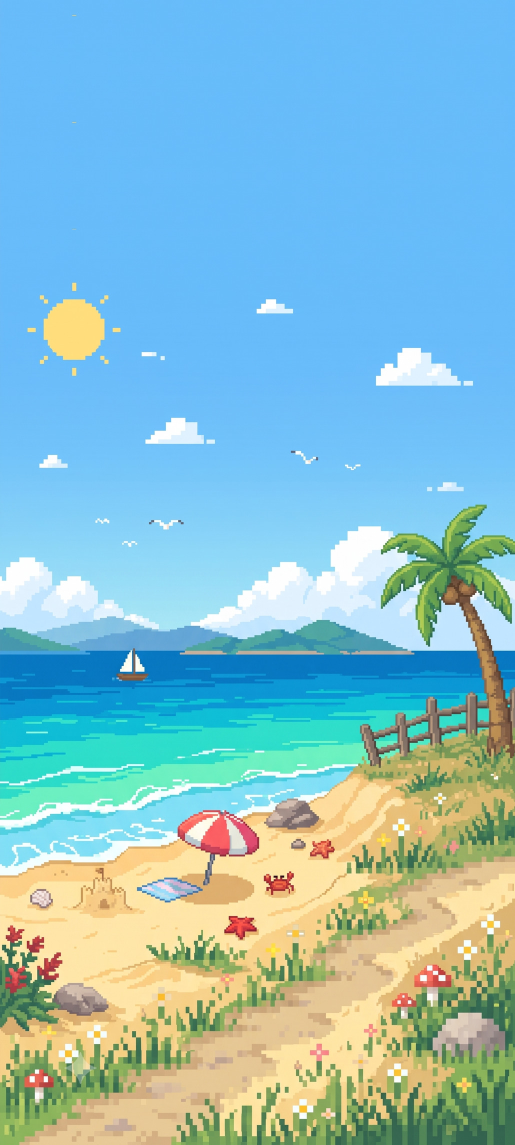
#> input picture src/assets/images/shop/beach/bg_beach_0.jpg, 1030 x 2289 px (shown at 1/2 size); its folder holds only this picture in this run
$ python scene-tone.py
#> lines starting #> are read from the running program, lines starting #| are printed output that depends on the picture
#!/usr/bin/env python3
"""
상점 테마 배경(shop/*/bg_*.jpg)의 윗부분 밝기를 재서, 어두운 배경 목록을
src/data/sceneTone.generated.ts 로 만든다. 마이페이지처럼 배경 위에 글자·아이콘을 올리는
화면이 이 목록을 보고 글자색을 자동으로 흰색으로 바꾼다.

배경 그림을 새로 넣거나 바꾸면 한 번 다시 돌린다:  python3 scripts/scene-tone.py
(Pillow 필요: pip install pillow)
"""
import glob
import os

from PIL import Image

ROOT = os.path.join(os.path.dirname(__file__), '..')
IMAGES = os.path.join(ROOT, 'src', 'assets', 'images')
OUT = os.path.join(ROOT, 'src', 'data', 'sceneTone.generated.ts')
# 헤더가 올라가는 윗부분(세로 30%)의 평균 밝기(0~255)가 이보다 낮으면 어두운 배경
TOP_RATIO = 0.3
DARK_BELOW = 100

dark = []
for path in sorted(glob.glob(os.path.join(IMAGES, 'shop', '*', 'bg_*.jpg'))):
    im = Image.open(path).convert('L')
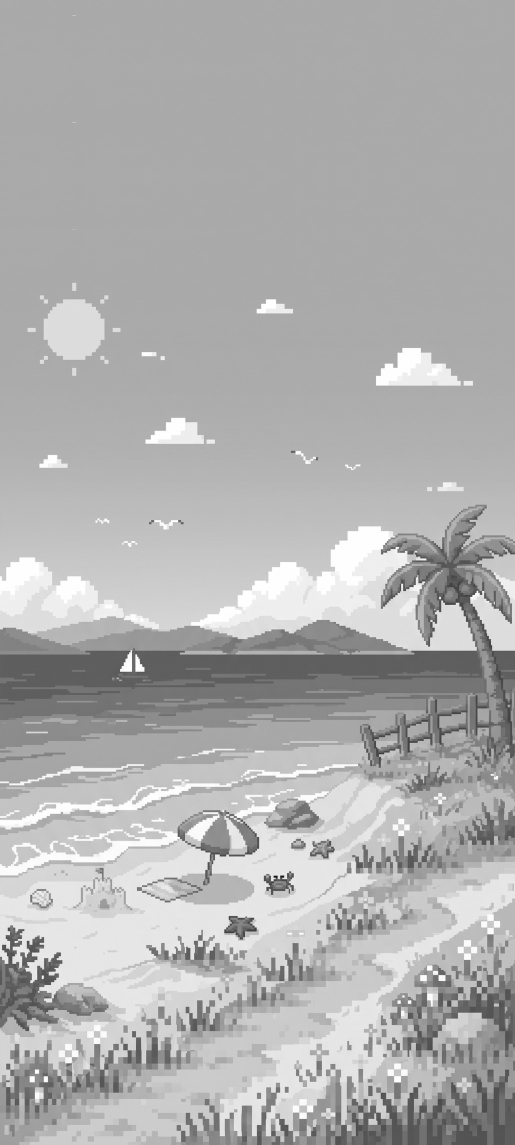
#> im: PIL image 1030x2289 L (shown at 1/2 size); min 8, max 255, mean 175.6
    w, h = im.size
#> w = 1030; h = 2289
    top = im.crop((0, 0, w, int(h * TOP_RATIO))).resize((50, 20))
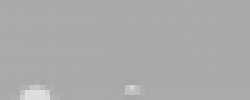
#> top: PIL image 50x20 L (shown 5 times larger); min 166, max 222, mean 170.1
    px = list(top.tobytes())
#> px = 1000 values, max 222 at index 906, min 166 at index 826, mean 170.1
    mean = sum(px) / len(px)
#> mean = 170.1
    rel = os.path.relpath(path, os.path.join(ROOT, 'src', 'data')).replace(os.sep, '/')
    print(f'{mean:6.1f}  {"어두움" if mean < DARK_BELOW else "밝음 "}  {rel}')
#|  170.1  밝음   ../assets/images/shop/beach/bg_beach_0.jpg
    if mean < DARK_BELOW:
        dark.append(rel)
#> pass 2 of the loop `for path in sorted(glob.glob(os.path.join(IMAGES, 'shop', '*', 'bg_*.j..`:
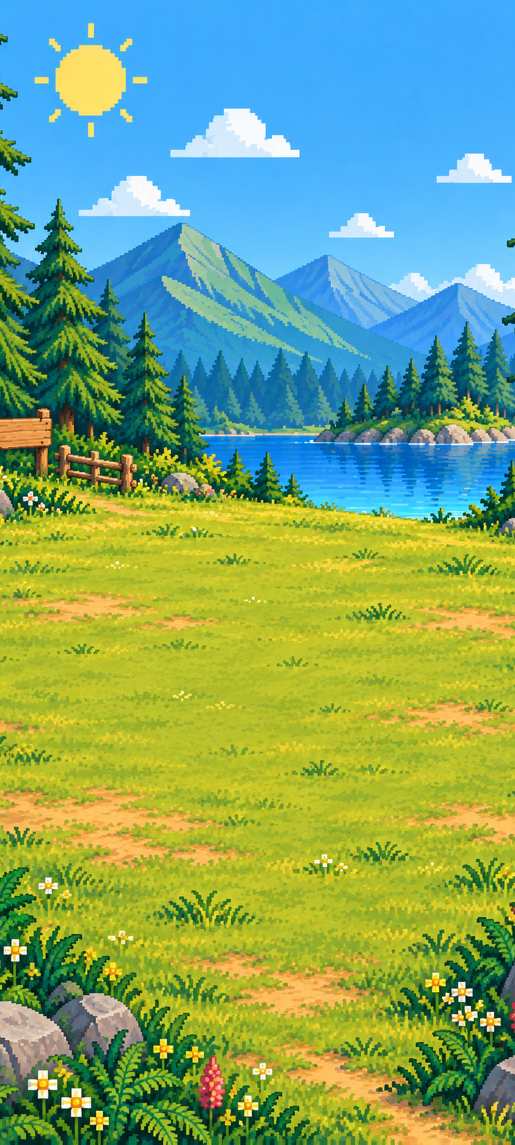
#> input picture src/assets/images/shop/camp/bg_camp_0.jpg, 1030 x 2289 px (shown at 1/2 size)
#> `im = Image.open(path).convert('L')`:
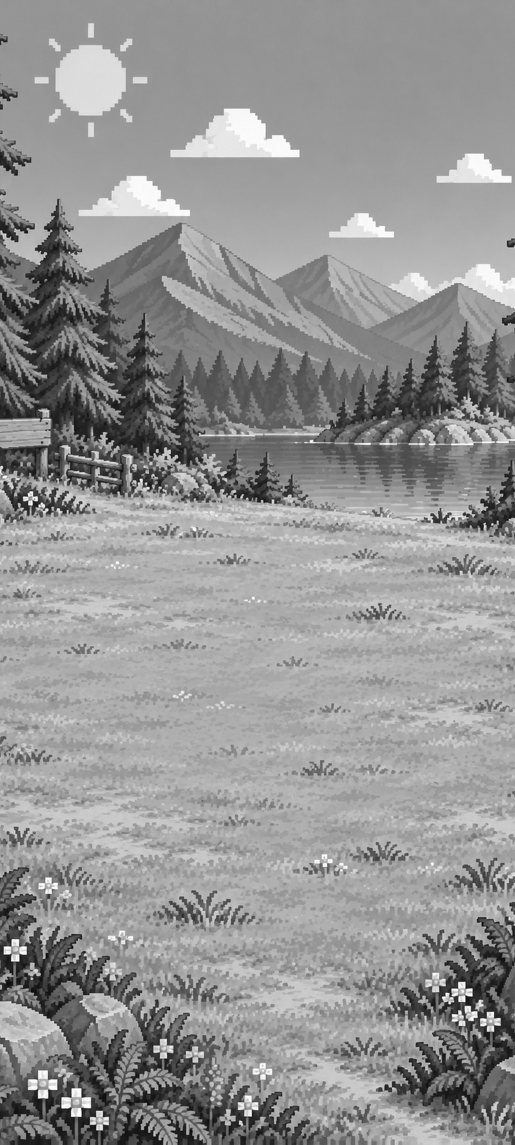
#> im: PIL image 1030x2289 L (shown at 1/2 size); min 2, max 255, mean 147.8
#> `top = im.crop((0, 0, w, int(h * TOP_RATIO))).resize((50, 20))`:
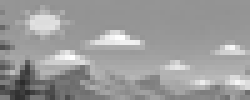
#> top: PIL image 50x20 L (shown 5 times larger); min 44, max 255, mean 155.1
#> px = 1000 values, max 255 at index 374, min 44 at index 804, mean 155.1
#> mean = 155.1
#|  155.1  밝음   ../assets/images/shop/camp/bg_camp_0.jpg

lines = [
    '// 자동 생성 파일 — 직접 고치지 말고 `python3 scripts/scene-tone.py` 로 다시 만든다.',
    '// 윗부분이 어두운 테마 배경들. 이 배경 위의 헤더 글자·아이콘은 흰색으로 그린다.',
    "import type { ImageSourcePropType } from 'react-native';",
    '',
    'export const DARK_SCENES: ReadonlySet<ImageSourcePropType> = new Set([',
    *[f"  require('{p}'),"for p in dark],
    ']);',
    '',
]
with open(OUT, 'w', encoding='utf-8') as f:
    f.write('\n'.join(lines))
print(f'→ {os.path.relpath(OUT, ROOT)} ({len(dark)}개)')
